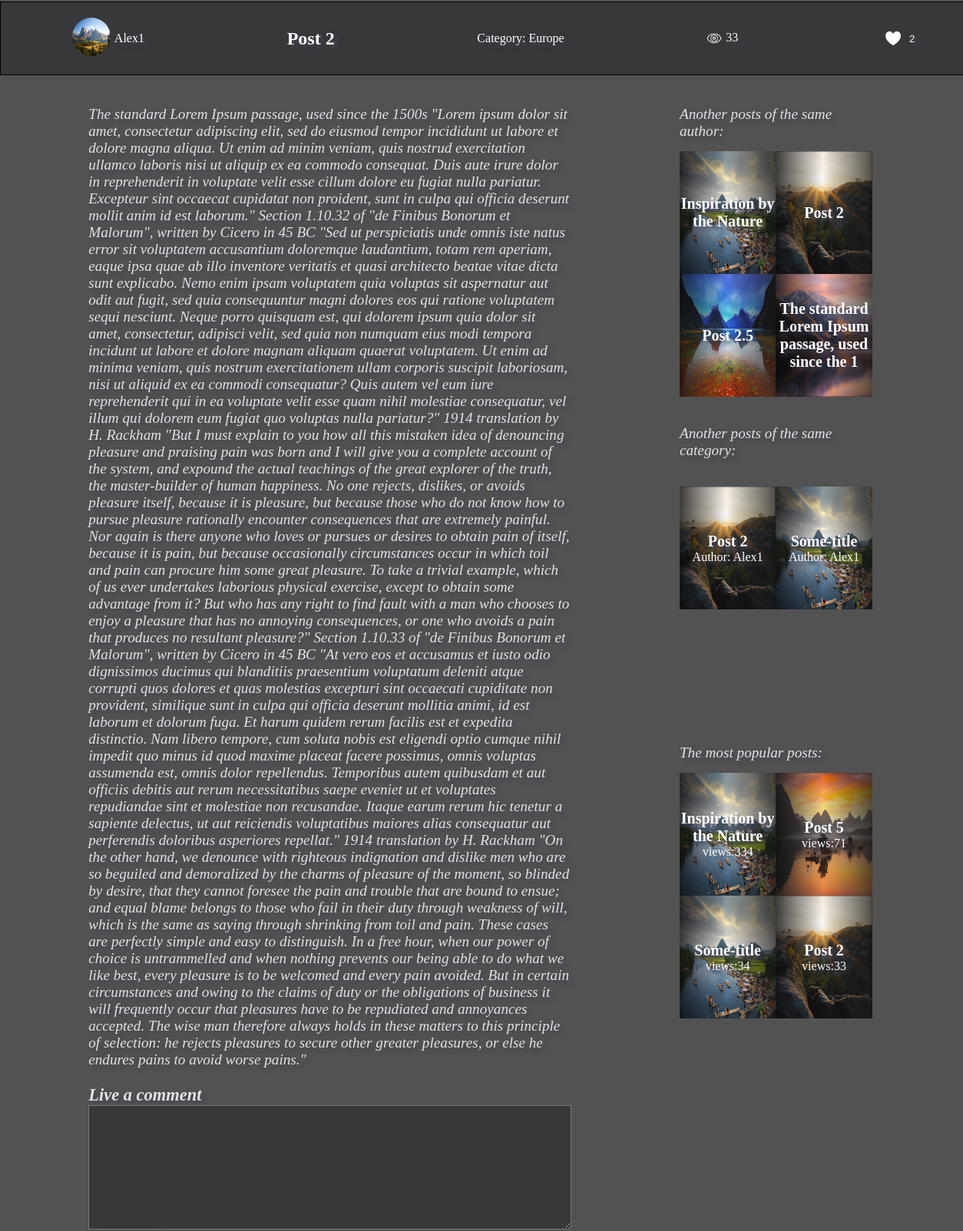
Page /posts/post_view/12/2/1/ (middle part) on the earlier database version.
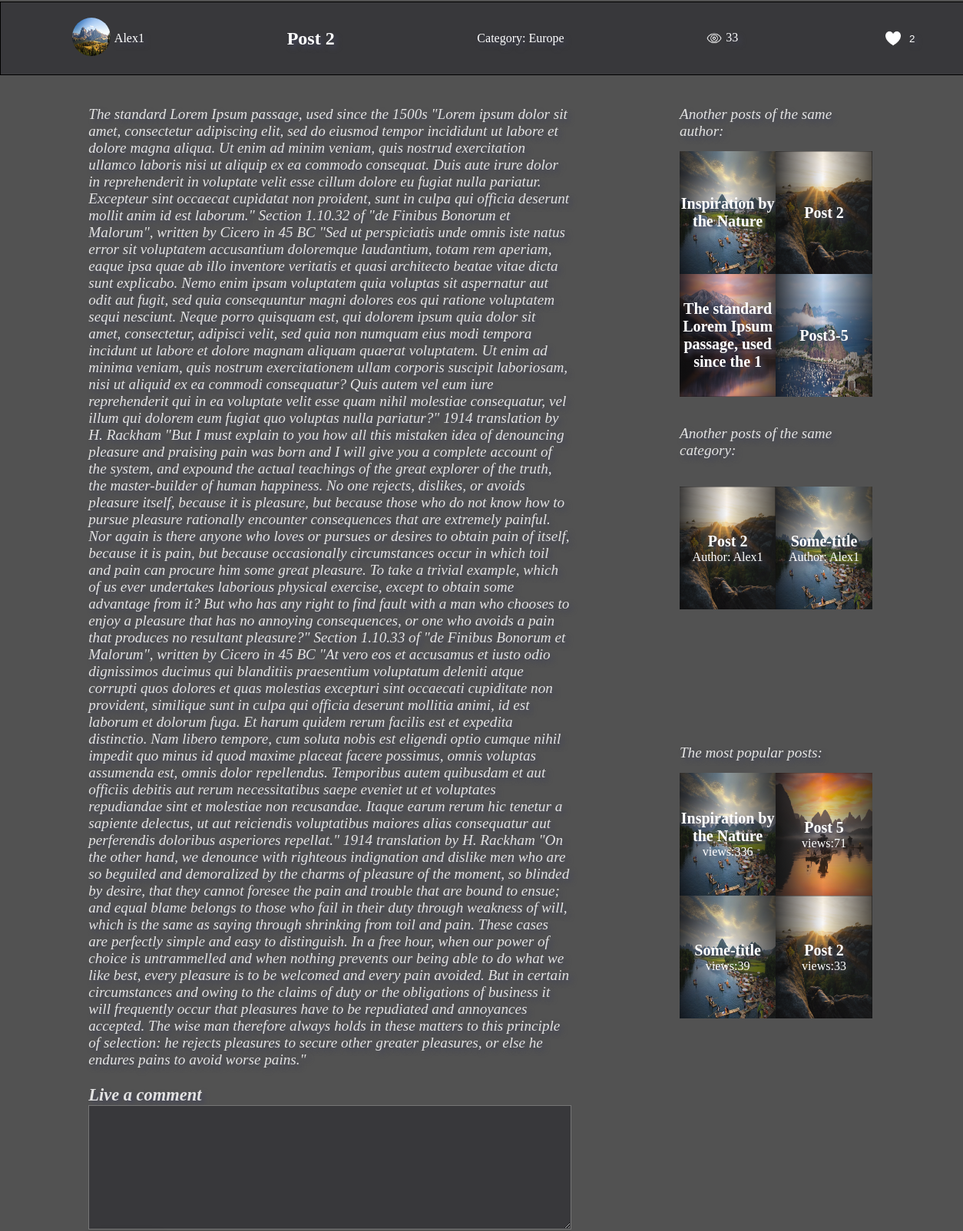
Same page on the later database version.
### posts/models.py (models this page shows, shortened)
class Post(models.Model):
    title = models.CharField(
        null=True,
        max_length=50
    )
    slug = models.SlugField(
        null=True,
    )
    body = models.TextField(
        null=True,
    )
    snippet = models.TextField(
        null=True,
        max_length=200,
    )
    image = models.ImageField(
        null=True,
        upload_to='post_images/%Y/%m/%d'
    )
    category = models.ForeignKey(
        Category,
        on_delete=models.CASCADE,
        null=True,
    )
    author = models.ForeignKey(
        BlogUser,
        on_delete=models.CASCADE,
        null=True,
    )
    views = models.IntegerField(
        default=0,
    )
    likes = models.ManyToManyField(
        BlogUser,
        default=0,
        related_name='likes',
    )
    def get_absolute_url(self):
        return reverse(
            'post_view',
            kwargs={
                'pk': self.id,
                'cpk': self.category.id,
                'apk': self.author.id,
            }
        )
    def get_views(self, *args, **kwargs):
        self.views += 1
        super().save(*args, **kwargs)
        return self.views
    def get_likes(self):
        return self.likes.count()

class Category(models.Model):
    name = models.CharField(
        null=True,
        max_length=50
    )
    slug = models.SlugField(
        null=True,
    )
    snippet = models.TextField(
        null=True,
        max_length=200,
    )
    image = models.ImageField(
        null=True,
        upload_to=('categories/%Y/%m/%d')
    )
    image_header = models.ImageField(
        null=True,
        upload_to=('categories/%Y/%m/%d')
    )
    def __str__(self):
        return self.name

### users/models.py (models this page shows, shortened)
class BlogUser(AbstractUser):
    photo = models.ImageField(
        null=True,
        upload_to='photo/%Y/%m/%d'
    )
    age = models.IntegerField(
        null=True
    )
    city = models.CharField(
        null=True,
        max_length=20,
    )
    is_admin = models.BooleanField(
        default=False,
    )
    is_director = models.BooleanField(
        default=False,
    )
    REQUIRED_FIELDS = ['email']

### posts/views.py (the view, shortened to what this page needs)
# urls.py: path('post_view/<pk>/<cpk>/<apk>/', PostView.as_view(), name='post_view'),
class PostView(DetailView):
    model = Post
    template_name = 'post_view.html'
    def get_context_data(self, **kwargs):
        context = {
            'post': Post.objects.filter(id=self.kwargs['pk']),
            'posts': Post.objects.filter(category__id=self.kwargs['cpk'])[:4],
            'author': Post.objects.filter(author__id=self.kwargs['apk'])[:4],
            'most_read': Post.objects.all().order_by('-views')[:4],
            'comments': Comment.objects.filter(post=self.get_object()),
            'form': CommentForm(),
        }
        return context

### posts/forms.py
class CommentForm(ModelForm):
    class Meta:
        model = Comment
        fields = (
            'post',
            'body',
            'author',
        )

### posts/templates/post_view.html (shortened to what this page needs)
{% extends 'base.html' %}
{% load static %}
{% block content %}
<section class="post-view-section">
    <div class="post-view-container">
        <div class="post-description">
            {% for post in post %}
            <div class="author-info">
                <a href="{% url 'profile_view' post.author.id %}">
                <img class="avatar" src="{{ post.author.photo.url }}" alt="">
                </a>
                <p>{{ post.author }}</p>
            </div>
            <h1>{{ post.title }}</h1>
            <p>Category: {{ post.category }}</p>
            <div class="views">
                <img src="{% static 'icons/views.png' %}" width="20px" height="20px">
                <p> {{ post.get_views }}</p>
            </div>
            <div class="likes">
                <form action="{% url 'likes_view' post.pk post.category.id post.author.id %}" method="POST">
                    <button class="like-btn" type="submit" name="post_id" value="{{ post.id }}">
                        <img src="{% static 'icons/likes.png' %}" width="20px" height="20px">
                         <p>{{ post.get_likes }}</p>
                    </button>
                </form>
            </div>
            {% endfor %}
        </div>
        <div class="post-body">
            {% for post in post %}
            <p>{{ post.body }}</p>
            {% endfor %}
            <br>
            <div class="comment-form">
                <h3>Live a comment</h3>
                <form method="POST">
                    <div class="comment-body">
                        {{ form.body }}
                    </div>
                </form>
            </div>
            <br>
            <br>
        </div>
        <div class="sidebar-post-view-category-container">
            <div class="sidebar-title">
                <h3>Another posts of the same category:</h3>
            </div>
            {% for post in posts %}
            <a href="{{ post.get_absolute_url }}">
                <div class="sidebar-grid-mini">
                    {% if post.image %}
                    <img src="{{ post.image.url }}" alt="">
                    {% endif %}
                    <div class="inside-grid">
                        <h1>{{ post.title }}</h1>
                        <p>Author: {{ post.author.username }}</p>
                    </div>
                </div>
            </a>
            {% endfor %}
        </div>
        <div class="sidebar-post-view-author-container">
            <div class="sidebar-title">
                <h3>Another posts of the same author:</h3>
            </div>
            {% for post in author %}
            <a href="{{ post.get_absolute_url }}">
                <div class="sidebar-grid-mini">
                    {% if post.image %}
                    <img src="{{ post.image.url }}" alt="">
                    {% endif %}
                    <div class="inside-grid">
                        <h1>{{ post.title }}</h1>
                    </div>
                </div>
            </a>
            {% endfor %}
        </div>
        <div class="sidebar-post-view-most-read-container">
            <div class="sidebar-title">
                <h3>The most popular posts:</h3>
            </div>
            {% for post in most_read %}
            <a href="{{ post.get_absolute_url }}">
                <div class="sidebar-grid-mini">
                    {% if post.image %}
                    <img src="{{ post.image.url }}" alt="">
                    {% endif %}
                    <div class="inside-grid">
                        <h1>{{ post.title }}</h1>
                        <p>views:{{ post.views }}</p>
                    </div>
                </div>
            </a>
            {% endfor %}
        </div>
    </div>
</section>
{% endblock %}

Differences in the rows shown:
removed Post: image (picture), title "Post 2.5", shown under "Another posts of the same author:"
changed Post "Some-title": views "34" → "39"
changed Post "Inspiration by the Nature": views "334" → "336"
now on this page (row edited): Post: image (picture), title "Post3-5", shown under "Another posts of the same author:"
